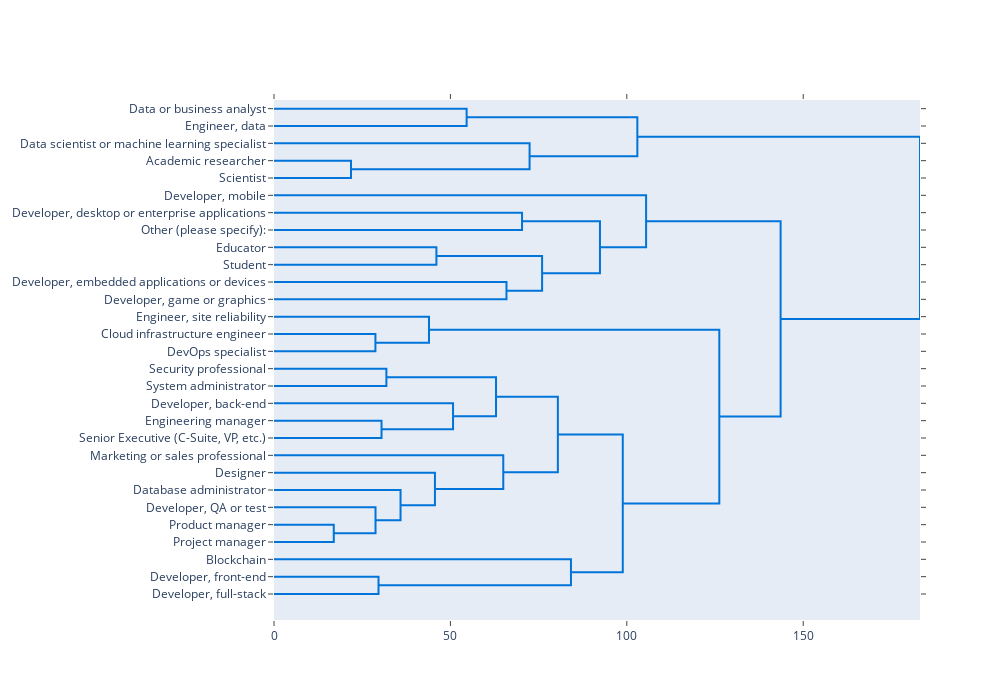

The notebook cell this image was saved under:
### Markdown cell above
## Create Jobs dendrogram

### Code cell
fig = ff.create_dendrogram(roles_skills, labels=roles_skills.index, orientation='left', color_threshold=0)
fig.update_layout(height=700, width=1000, showlegend=False)
fig.show()

### Figure 1 — Plotly figure (JSON) as saved in the notebook; plotly's stock layout.template omitted (floating-point values rounded to 4 significant figures)
{"data": [{"hoverinfo": "text", "marker": {"color": "rgb(0,116,217)"}, "mode": "lines", "type": "scatter", "x": [0, 54.6, 54.6, 0], "xaxis": "x", "y": [-5, -5, -15, -15], "yaxis": "y"}, {"hoverinfo": "text", "marker": {"color": "rgb(0,116,217)"}, "mode": "lines", "type": "scatter", "x": [0, 21.83, 21.83, 0], "xaxis": "x", "y": [-35, -35, -45, -45], "yaxis": "y"}, {"hoverinfo": "text", "marker": {"color": "rgb(0,116,217)"}, "mode": "lines", "type": "scatter", "x": [0, 72.44, 72.44, 21.83], "xaxis": "x", "y": [-25, -25, -40, -40], "yaxis": "y"}, {"hoverinfo": "text", "marker": {"color": "rgb(0,116,217)"}, "mode": "lines", "type": "scatter", "x": [54.6, 103.0, 103.0, 72.44], "xaxis": "x", "y": [-10, -10, -32.5, -32.5], "yaxis": "y"}, {"hoverinfo": "text", "marker": {"color": "rgb(0,116,217)"}, "mode": "lines", "type": "scatter", "x": [0, 70.3, 70.3, 0], "xaxis": "x", "y": [-65, -65, -75, -75], "yaxis": "y"}, {"hoverinfo": "text", "marker": {"color": "rgb(0,116,217)"}, "mode": "lines", "type": "scatter", "x": [0, 46.03, 46.03, 0], "xaxis": "x", "y": [-85, -85, -95, -95], "yaxis": "y"}, {"hoverinfo": "text", "marker": {"color": "rgb(0,116,217)"}, "mode": "lines", "type": "scatter", "x": [0, 65.89, 65.89, 0], "xaxis": "x", "y": [-105, -105, -115, -115], "yaxis": "y"}, {"hoverinfo": "text", "marker": {"color": "rgb(0,116,217)"}, "mode": "lines", "type": "scatter", "x": [46.03, 75.99, 75.99, 65.89], "xaxis": "x", "y": [-90, -90, -110, -110], "yaxis": "y"}, {"hoverinfo": "text", "marker": {"color": "rgb(0,116,217)"}, "mode": "lines", "type": "scatter", "x": [70.3, 92.39, 92.39, 75.99], "xaxis": "x", "y": [-70, -70, -100, -100], "yaxis": "y"}, {"hoverinfo": "text", "marker": {"color": "rgb(0,116,217)"}, "mode": "lines", "type": "scatter", "x": [0, 105.5, 105.5, 92.39], "xaxis": "x", "y": [-55, -55, -85, -85], "yaxis": "y"}, {"hoverinfo": "text", "marker": {"color": "rgb(0,116,217)"}, "mode": "lines", "type": "scatter", "x": [0, 28.75, 28.75, 0], "xaxis": "x", "y": [-135, -135, -145, -145], "yaxis": "y"}, {"hoverinfo": "text", "marker": {"color": "rgb(0,116,217)"}, "mode": "lines", "type": "scatter", "x": [0, 43.93, 43.93, 28.75], "xaxis": "x", "y": [-125, -125, -140, -140], "yaxis": "y"}, {"hoverinfo": "text", "marker": {"color": "rgb(0,116,217)"}, "mode": "lines", "type": "scatter", "x": [0, 31.85, 31.85, 0], "xaxis": "x", "y": [-155, -155, -165, -165], "yaxis": "y"}, {"hoverinfo": "text", "marker": {"color": "rgb(0,116,217)"}, "mode": "lines", "type": "scatter", "x": [0, 30.48, 30.48, 0], "xaxis": "x", "y": [-185, -185, -195, -195], "yaxis": "y"}, {"hoverinfo": "text", "marker": {"color": "rgb(0,116,217)"}, "mode": "lines", "type": "scatter", "x": [0, 50.75, 50.75, 30.48], "xaxis": "x", "y": [-175, -175, -190, -190], "yaxis": "y"}, {"hoverinfo": "text", "marker": {"color": "rgb(0,116,217)"}, "mode": "lines", "type": "scatter", "x": [31.85, 62.93, 62.93, 50.75], "xaxis": "x", "y": [-160, -160, -182.5, -182.5], "yaxis": "y"}, {"hoverinfo": "text", "marker": {"color": "rgb(0,116,217)"}, "mode": "lines", "type": "scatter", "x": [0, 16.94, 16.94, 0], "xaxis": "x", "y": [-245, -245, -255, -255], "yaxis": "y"}, {"hoverinfo": "text", "marker": {"color": "rgb(0,116,217)"}, "mode": "lines", "type": "scatter", "x": [0, 28.78, 28.78, 16.94], "xaxis": "x", "y": [-235, -235, -250, -250], "yaxis": "y"}, {"hoverinfo": "text", "marker": {"color": "rgb(0,116,217)"}, "mode": "lines", "type": "scatter", "x": [0, 35.87, 35.87, 28.78], "xaxis": "x", "y": [-225, -225, -242.5, -242.5], "yaxis": "y"}, {"hoverinfo": "text", "marker": {"color": "rgb(0,116,217)"}, "mode": "lines", "type": "scatter", "x": [0, 45.62, 45.62, 35.87], "xaxis": "x", "y": [-215, -215, -233.8, -233.8], "yaxis": "y"}, {"hoverinfo": "text", "marker": {"color": "rgb(0,116,217)"}, "mode": "lines", "type": "scatter", "x": [0, 64.99, 64.99, 45.62], "xaxis": "x", "y": [-205, -205, -224.4, -224.4], "yaxis": "y"}, {"hoverinfo": "text", "marker": {"color": "rgb(0,116,217)"}, "mode": "lines", "type": "scatter", "x": [62.93, 80.46, 80.46, 64.99], "xaxis": "x", "y": [-171.2, -171.2, -214.7, -214.7], "yaxis": "y"}, {"hoverinfo": "text", "marker": {"color": "rgb(0,116,217)"}, "mode": "lines", "type": "scatter", "x": [0, 29.62, 29.62, 0], "xaxis": "x", "y": [-275, -275, -285, -285], "yaxis": "y"}, {"hoverinfo": "text", "marker": {"color": "rgb(0,116,217)"}, "mode": "lines", "type": "scatter", "x": [0, 84.17, 84.17, 29.62], "xaxis": "x", "y": [-265, -265, -280, -280], "yaxis": "y"}, {"hoverinfo": "text", "marker": {"color": "rgb(0,116,217)"}, "mode": "lines", "type": "scatter", "x": [80.46, 98.85, 98.85, 84.17], "xaxis": "x", "y": [-193.0, -193.0, -272.5, -272.5], "yaxis": "y"}, {"hoverinfo": "text", "marker": {"color": "rgb(0,116,217)"}, "mode": "lines", "type": "scatter", "x": [43.93, 126.2, 126.2, 98.85], "xaxis": "x", "y": [-132.5, -132.5, -232.7, -232.7], "yaxis": "y"}, {"hoverinfo": "text", "marker": {"color": "rgb(0,116,217)"}, "mode": "lines", "type": "scatter", "x": [105.5, 143.6, 143.6, 126.2], "xaxis": "x", "y": [-70, -70, -182.6, -182.6], "yaxis": "y"}, {"hoverinfo": "text", "marker": {"color": "rgb(0,116,217)"}, "mode": "lines", "type": "scatter", "x": [103.0, 183.1, 183.1, 143.6], "xaxis": "x", "y": [-21.25, -21.25, -126.3, -126.3], "yaxis": "y"}], "layout": {"autosize": false, "height": 700, "hovermode": "closest", "showlegend": false, "width": 1000, "xaxis": {"mirror": "allticks", "rangemode": "tozero", "showgrid": false, "showline": true, "showticklabels": true, "ticks": "outside", "type": "linear", "zeroline": false}, "yaxis": {"mirror": "allticks", "rangemode": "tozero", "showgrid": false, "showline": true, "showticklabels": true, "tickmode": "array", "ticks": "outside", "ticktext": ["Data or business analyst", "Engineer, data", "Data scientist or machine learning specialist", "Academic researcher", "Scientist", "Developer, mobile", "Developer, desktop or enterprise applications", "Other (please specify):", "Educator", "Student", "Developer, embedded applications or devices", "Developer, game or graphics", "Engineer, site reliability", "Cloud infrastructure engineer", "DevOps specialist", "Security professional", "System administrator", "Developer, back-end", "Engineering manager", "Senior Executive (C-Suite, VP, etc.)", "Marketing or sales professional", "Designer", "Database administrator", "Developer, QA or test", "Product manager", "Project manager", "Blockchain", "Developer, front-end", "Developer, full-stack"], "tickvals": [-5, -15, -25, -35, -45, -55, -65, -75, -85, -95, -105, -115, -125, -135, -145, -155, -165, -175, -185, -195, -205, -215, -225, -235, -245, -255, -265, -275, -285], "type": "linear", "zeroline": false}}}
